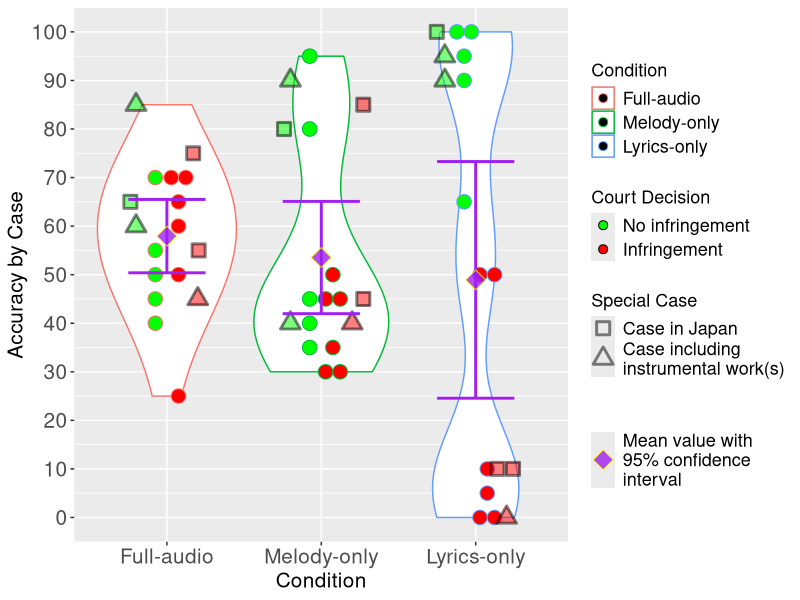

Source code (R): (Note: this script raises an error after producing the figure.)
setwd("/Users/username/PerceptualData")

install.packages(c("tidyr", "ggplot2"))
install.packages("ggpubr")
library(tidyr)
library(ggplot2)
library(ggpubr)

accuracy_byParti <- read.csv("accuracy_by_participant.csv", header = TRUE)
t.test(accuracy_byParti$full, accuracy_byParti$melody, paired = TRUE, alternative="less") #updated to make one-tailed in accordance with our a priori predictions
t.test(accuracy_byParti$melody, accuracy_byParti$lyrics, paired = TRUE)
t.test(accuracy_byParti$full, accuracy_byParti$lyrics, paired = TRUE)



## The following code of function summarySE() is extracted from http://www.cookbook-r.com/Graphs/Plotting_means_and_error_bars_(ggplot2)/
## Gives count, mean, standard deviation, standard error of the mean, and confidence interval (default 95%).
##   data: a data frame.
##   measurevar: the name of a column that contains the variable to be summariezed
##   groupvars: a vector containing names of columns that contain grouping variables
##   na.rm: a boolean that indicates whether to ignore NA's
##   conf.interval: the percent range of the confidence interval (default is 95%)
summarySE <- function(data=NULL, measurevar, groupvars=NULL, na.rm=FALSE, conf.interval=.95, .drop=TRUE) {
  library(plyr)
  
  # New version of length which can handle NA's: if na.rm==T, don't count them
  length2 <- function (x, na.rm=FALSE) {
    if (na.rm) sum(!is.na(x))
    else length(x)
  }
  
  # This does the summary. For each group's data frame, return a vector with
  # N, mean, and sd
  datac <- ddply(data, groupvars, .drop=.drop,
                 .fun = function(xx, col) {
                   c(N    = length2(xx[[col]], na.rm=na.rm),
                     mean = mean   (xx[[col]], na.rm=na.rm),
                     sd   = sd     (xx[[col]], na.rm=na.rm)
                   )
                 },
                 measurevar
  )
  
  # Rename the "mean" column    
  datac <- rename(datac, c("mean" = measurevar))
  
  datac$se <- datac$sd / sqrt(datac$N)  # Calculate standard error of the mean
  
  # Confidence interval multiplier for standard error
  # Calculate t-statistic for confidence interval: 
  # e.g., if conf.interval is .95, use .975 (above/below), and use df=N-1
  ciMult <- qt(conf.interval/2 + .5, datac$N-1)
  datac$ci <- datac$se * ciMult
  
  return(datac)
}



# Violin plot for accuracy by participant
# Basic violin plot
accuracy_byParti <- read.csv("accuracy_by_participant.csv", header = TRUE)
data_long <- gather(accuracy_byParti, key = "Condition", value = "Accuracy", full:lyrics, factor_key = TRUE)
data_long_random <- gather(accuracy_byParti, key = "Condition", value = "Accuracy", full_random:lyrics_random, factor_key = TRUE)

# combine
data_mix <- gather(accuracy_byParti, key = "Condition", value = "Accuracy", full:lyrics_random, factor_key = TRUE)
data_mix$Condition <- relevel(relevel(relevel(relevel(relevel(relevel(data_mix$Condition,"lyrics_random"),"lyrics"),"melody_random"),"melody"),"full_random"),"full")
subset_nonrandom <- subset(data_mix, Condition=="full" | Condition=="melody" | Condition=="lyrics")
subset_random <- subset(data_mix, Condition=="full_random" | Condition=="melody_random" | Condition=="lyrics_random")
summarySE_nonrandom <- summarySE(subset_nonrandom, measurevar = "Accuracy", groupvars = "Condition")
summarySE_random <- summarySE(subset_random, measurevar = "Accuracy", groupvars = "Condition")

mix <- ggplot(data = data_mix, mapping = aes(x = Condition, y = Accuracy)) + 
  scale_y_continuous(breaks = seq(0,100,by=10), limits = c(0,100)) + 
  aes(ymin = 0) + aes(ymax = 100) + 
  geom_point(color = "white", size = 0.1) + 
  geom_violin(data = subset_random, 
              mapping = aes(x = Condition, y = Accuracy, color = subset_nonrandom$Condition, fill = "random")) + 
  geom_violin(data = subset_nonrandom, 
              mapping = aes(x = Condition, y = Accuracy, color = Condition, fill = "nonrandom")) + 
  geom_dotplot(data = subset_random, 
               mapping = aes(x = Condition, y = Accuracy, color = subset_nonrandom$Condition, fill = factor(MusicExperience)), 
               position = position_dodge(width=1.3), binwidth = 2, binaxis = "y", stackdir = "center", dotsize = 0.65) + 
  geom_dotplot(data = subset_nonrandom, 
               mapping = aes(x = Condition, y = Accuracy, color = Condition, fill = factor(MusicExperience)), 
               position = position_dodge(width=1.1), binwidth = 3, binaxis = "y", stackdir = "center", dotsize = 0.9) + 
  geom_errorbar(data = summarySE_random, 
                mapping = aes(x = Condition, ymin = Accuracy-ci, ymax = Accuracy+ci), 
                color = "purple", width = 0.5, size = 1) + 
  geom_errorbar(data = summarySE_nonrandom, 
                mapping = aes(x = Condition, ymin = Accuracy-ci, ymax = Accuracy+ci), 
                color = "purple", width = 0.5, size = 1) + 
  stat_summary(fun = "mean", mapping = aes(shape = "mean"), 
               geom = "point", color = "yellow", fill = "purple", alpha = 0.8, size = 4) + 
  scale_x_discrete(labels = c("full" = "Full-audio", 
                              "full_random" = "Full-audio (randomized)", 
                              "melody" = "Melody-only", 
                              "melody_random" = "Melody-only (randomized)", 
                              "lyrics" = "Lyrics-only", 
                              "lyrics_random" = "Lyrics-only (randomized)")) + 
  scale_color_discrete(name = "Condition", labels = c("full" = "Full-audio", 
                                                      "melody" = "Melody-only", 
                                                      "lyrics" = "Lyrics-only")) + 
  scale_fill_manual(name = "Randomization \n& Music Experience", 
                    values = c("random" = "lightgray", "nonrandom" = "white", 
                               "0" = "green", "1" = "blue"), 
                    labels = c("random" = "Randomized", "nonrandom" = "Non-randomized", 
                               "0" = "Non-experienced", "1" = "Experienced")) + 
  scale_shape_manual(name = "", values = c("mean" = 23), 
                     labels = c("mean" = "Mean value with \n95% confidence \ninterval")) + 
  theme(axis.title = element_text(size = 15), 
        axis.text.x = element_text(angle = 35, size = 15, hjust = 1), 
        axis.text.y = element_text(size = 15), 
        legend.title = element_text(size = 13), 
        legend.text = element_text(size = 13)) + 
  guides(color = guide_legend(order = 1), 
         fill = guide_legend(order = 2, reverse = TRUE), 
         shape = guide_legend(order = 3)) + 
  labs(x = "Condition", y = "Accuracy by Participant")



# Violin plot for accuracy by case
# Basic violin plot
accuracy_byCase <- read.csv("accuracy_by_case.csv", header = TRUE)
data_long <- gather(accuracy_byCase, key = "Condition", value = "Accuracy", full:lyrics, factor_key = TRUE)
subset_removeInstrumentalForLyrics <- subset(data_long, !((Condition=="lyrics" & Case==4) | (Condition=="lyrics" & Case==5) | (Condition=="lyrics" & Case==9)))
subset_normal <- subset(data_long, Case!=14 & Case!=15 & Case!=16 & Case!=4 & Case!=5 & Case!=9)
subset_JP <- subset(data_long, Case>=14)
subset_instrumental <- subset(data_long, Case==4 | Case==5 | Case==9)
summarySE_byCase <- summarySE(subset_removeInstrumentalForLyrics, measurevar = "Accuracy", groupvars = "Condition")

p_byCase <- ggplot(data = subset_removeInstrumentalForLyrics, mapping = aes(x = Condition, y = Accuracy, color = Condition)) + 
  scale_y_continuous(breaks = seq(0,100,by=10), limits = c(0,100)) + 
  aes(ymin = 0) + aes(ymax = 100) + 
  geom_violin(fill = "white", bw = 12) + 
  geom_dotplot(data = subset_normal, 
               mapping = aes(x = Condition, y = Accuracy, color = Condition, fill = factor(CourtDecision)), 
               position = position_dodge(width=0.3), binwidth = 3, binaxis = "y", stackdir = "center", dotsize = 1) + 
  #  geom_dotplot(binwidth = 3, binaxis = "y", binpositions = "all", stackdir = "center", dotsize = 1, stackgroups = TRUE)
  geom_point(data = subset_JP, 
             mapping = aes(x = Condition, y = Accuracy, 
                           fill = factor(CourtDecision), group = factor(CourtDecision), 
                           shape = "rectangle"), #JP cases shown by rectangles
             position = position_jitterdodge(jitter.width = 0.55, dodge.width = 0.6, seed = 2), 
             #position = position_dodge(width=1), 
             color = "black", alpha = 0.5, size = 4, stroke = 1.5) + 
  geom_point(data = subset_instrumental, 
             mapping = aes(x = Condition, y = Accuracy, 
                           fill = factor(CourtDecision), group = factor(CourtDecision), 
                           shape = "triangle"), #Instrumental cases shown by triangles
             #position = position_jitterdodge(jitter.width = 0.5, dodge.width = 0.3, seed = 2), 
             position = position_dodge(width=0.8), 
             color = "black", alpha = 0.5, size = 4, stroke = 1.5) + 
  geom_errorbar(data = summarySE_byCase, 
                mapping = aes(x = Condition, ymin = Accuracy-ci, ymax = Accuracy+ci), 
                color = "purple", width = 0.5, size = 1) + 
  stat_summary(fun = "mean", mapping = aes(size = "mean"), 
               geom = "point", color = "yellow", fill = "purple", 
               shape = 23, alpha = 0.8) + #Mean values shown by diamond dots
  scale_x_discrete(labels = c("full" = "Full-audio", 
                              "melody" = "Melody-only", 
                              "lyrics" = "Lyrics-only")) + 
  scale_color_discrete(name = "Condition", labels = c("full" = "Full-audio", 
                                                      "melody" = "Melody-only", 
                                                      "lyrics" = "Lyrics-only")) + 
  scale_fill_manual(name = "Court Decision", 
                    values = c("0" = "green", "1" = "red"), 
                    labels = c("0" = "No infringement", "1" = "Infringement")) + 
  scale_shape_manual(name = "Special Case", values = c("rectangle" = 22, "triangle" = 24), 
                     labels = c("rectangle" = "Case in Japan", 
                                "triangle" = "Case including \ninstrumental work(s)")) + 
  scale_size_manual(name = "", values = c("mean" = 5), 
                    labels = c("mean" = "Mean value with \n95% confidence \ninterval")) + 
  theme(axis.title = element_text(size = 15), axis.text = element_text(size = 15), 
        legend.title = element_text(size = 13), legend.text = element_text(size = 13)) + 
  guides(color = guide_legend(order = 1), 
         fill = guide_legend(order = 2, override.aes = list(shape = NA)), 
         shape = guide_legend(order = 3), 
         size = guide_legend(order = 4)) + 
  labs(x = "Condition", y = "Accuracy by Case")



# Perceptual similarity vs PMI
similarity <- read.csv("perceptual_simi_vs_pmi_long.csv", header = TRUE)
similarity$GROUP <- relevel(relevel(relevel(similarity$GROUP,"LYRICS_SIMI"),"MELODY_SIMI"),"FULL_SIMI")
GROUP.labs <- c("Full-audio", "Melody-only", "Lyrics-only")
names(GROUP.labs) <- c("FULL_SIMI", "MELODY_SIMI", "LYRICS_SIMI")

pmi_p <- ggplot(data = similarity, mapping = aes(x = SIMILARITY, y = PMI)) + 
  scale_x_continuous(breaks = c(1,2,3,4,5), limits = c(1,5)) + 
  scale_y_continuous(breaks = c(0,25,50,75,100), limits = c(0,100)) + 
  geom_point(mapping = aes(color = GROUP)) + 
  geom_smooth(method = "lm") + 
  facet_grid(GROUP~., labeller = labeller(GROUP = GROUP.labs)) + 
  scale_color_discrete(name = "Condition", labels = c("FULL_SIMI" = "Full-audio", 
                                                      "MELODY_SIMI" = "Melody-only", 
                                                      "LYRICS_SIMI" = "Lyrics-only")) + 
  theme(axis.title = element_text(size = 15), axis.text = element_text(size = 13), 
        legend.title = element_text(size = 13), legend.text = element_text(size = 13), 
        strip.text.y = element_text(size = 13)) + 
  labs(x = "Mean Perceptual Similarity", y = "Automatically Calculated Melodic Similarity (PMI)") + 
  #  stat_regline_equation(label.x = 4, label.y = 15) + 
  stat_cor(label.x = 3.5, label.y = 3, size = 5)



# Perceptual similarity vs Musly similarity
perceptual_musly <- read.csv("perceptual_simi_vs_musly_simi_long.csv", header = TRUE)
perceptual_musly$GROUP <- relevel(relevel(relevel(perceptual_musly$GROUP,"LYRICS_SIMI"),"MELODY_SIMI"),"FULL_SIMI")
GROUP.labs <- c("Full-audio", "Melody-only", "Lyrics-only")
names(GROUP.labs) <- c("FULL_SIMI", "MELODY_SIMI", "LYRICS_SIMI")

musly_p <- ggplot(data = perceptual_musly, mapping = aes(x = SIMILARITY, y = Musly_simi)) + 
  scale_x_continuous(breaks = c(1,2,3,4,5), limits = c(1,5)) + 
  scale_y_continuous(breaks = c(0,25,50,75,100), limits = c(0,100)) + 
  geom_point(mapping = aes(color = GROUP)) + 
  geom_smooth(method = "lm") + 
  facet_grid(GROUP~., labeller = labeller(GROUP = GROUP.labs)) + 
  scale_color_discrete(name = "Condition", labels = c("FULL_SIMI" = "Full-audio", 
                                                      "MELODY_SIMI" = "Melody-only", 
                                                      "LYRICS_SIMI" = "Lyrics-only")) + 
  theme(axis.title = element_text(size = 15), axis.text = element_text(size = 13), 
        legend.title = element_text(size = 13), legend.text = element_text(size = 13), 
        strip.text.y = element_text(size = 13)) + 
  labs(x = "Mean Perceptual Similarity", y = "Automatically Calculated Audio Similarity (Musly)") + 
  #  stat_regline_equation(label.x = 0, label.y = 98) + 
  stat_cor(label.x = 1, label.y = 90, size = 5)
